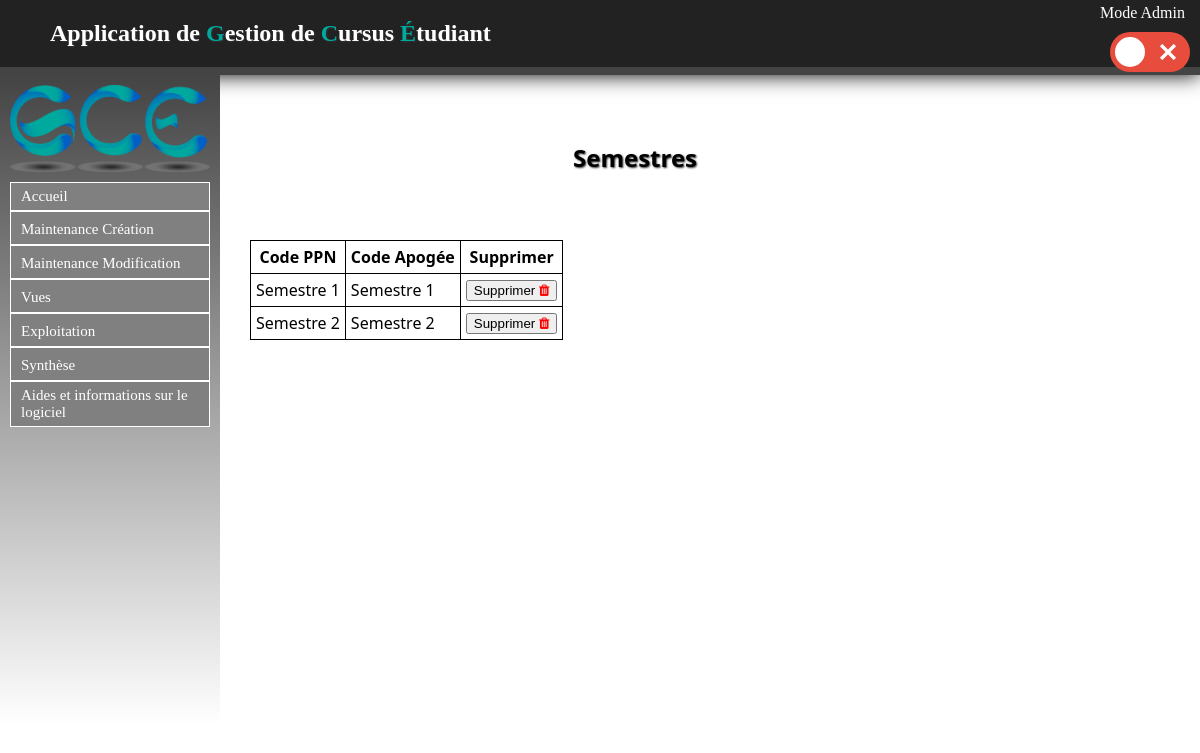
The app's page /Semestre/listerSemestre with its own data.
### Semestre/models.py (models this page shows, shortened)
class Semestre(models.Model):
	code_ppn = models.CharField(max_length=30,null=False)
	code_apogee = models.CharField(max_length=30,null=False)
	intitule = models.CharField(max_length=30, null=False)
	diplome = models.ForeignKey(Diplome, null=True)

### Semestre/views.py (the view)
def listerSemestre(request):
	semestre = Semestre.objects.all()
	return render(request, 'contenu_html/listerSemestre.html',{'semestre': semestre})

### Semestre/templates/contenu_html/listerSemestre.html (shortened to what this page needs)
{% extends "templates/base.html" %}
{% block content %}
<h1>Semestres</h1>
{% if not semestre %}
	<p>Il faut créer les semestres avant de pouvoir les faire afficher.</p>
{% else %}
	<table style="border:1px solid black; border-collapse : collapse;">
	<tr>
		<th style="border:1px solid black;">Code PPN</th>
		<th style="border:1px solid black;">Code Apogée</th>
		<th style="border:1px solid black;">Supprimer</th>
	</tr>
{% endif %}
{% for sem in semestre %}
	<tr>
		<td style="border:1px solid black;">{{ sem.code_ppn }}</td>
		<td style="border:1px solid black;">{{ sem.code_apogee }}</td>
		<td><a href="supprsem/{{ sem.id }}"><button>Supprimer <i style="color:red" class="fa fa-trash" aria-hidden="true"></i></button></a></td>
	</tr>
{% endfor %}
</table>
{% endblock %}

### static/css/stylesheet.css (style rules this page uses)
a { color:#222222; text-decoration: none; }
table a { color: blue; text-decoration: underline; }
html,body { height: 100%; }
body { font-family: "Segoe UI", Verdana, serif; font-size:12pt; margin:0; padding:0; }
h1 { text-shadow:1px 1px 2px #333333; text-align: left; color:white; margin-left: 50px; font-size: 1.5em; display: inline-block; }
table { border:1px solid black; border-collapse : collapse; }
#main h1 { color: black; }
table { margin: 50px 50px 50px 50px; }
td, th { padding: 5px; border:1px solid black; }

### records on screen
Semestre: code_ppn "Semestre 1", code_apogee "Semestre 1"
Semestre: code_ppn "Semestre 2", code_apogee "Semestre 2"
